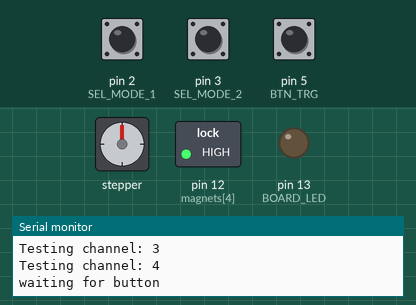
A sketch run on a simulated Arduino Nano, built with avr-gcc and run on an emulated ATmega328P. Parts: stepper motor, switched loads named in the sketch (green lamp = pin HIGH), output pins drawn as LEDs (lit = HIGH), the last lines printed to the serial monitor. Wiring (inferred from the names in the program): stepper motor (2048 steps per turn assumed): coils pin 8, pin 9, pin 10, pin 11. The inputs (shaded band) are chosen by the test bench; at power-on: pin 5 (BTN_TRG) HIGH, pin 2 (SEL_MODE_1) HIGH, pin 3 (SEL_MODE_2) HIGH. Random numbers use the default seed unless the sketch sets one; pins used as bus, display or sensor lines are not drawn.

Above: at 6.2 s.
6.3 s: pin 5 (BTN_TRG) pulled LOW for 0.15 s
At 7.0 s:
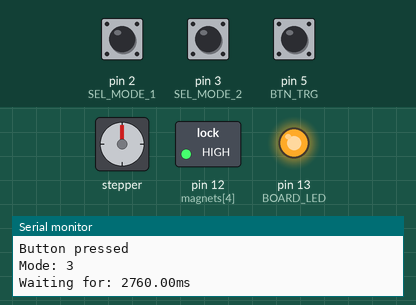
At 22.7 s:
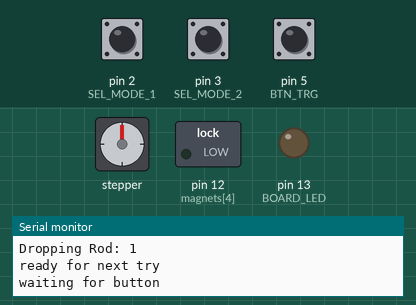
Timing chart, 0 to 23.5 s (numbered marks = the images above; inputs shaded):
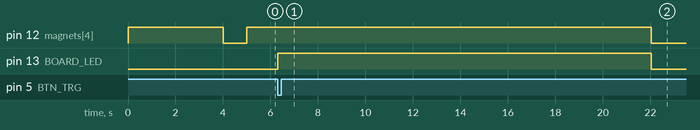

The sketch:

StrandjungsReactionGame.ino
```cpp
/**
   Strandjungs Reaction Game

   Hardware Arduino Nano

   Select Board:
      "Arduino Nano"
   Prozessor:
      "ATmega328P (Old Bootloader)"
   Port:
      the Port, which the Arduino is connected to

   Mode:
    A - Drop single wood
    B - Drop two woods at the same time
    C - Drop two woods each at their individual time
    D - Drop all rods after each other with their individual time

   If trigger button is pressed, wait 2 to 10 seconds, then release a wooden rod, which should be catched by the player.
*/

// define all buttons
#define BTN_TRG     5 // trigger button
#define BTN_RST     6 // reset button
#define SEL_MODE_1  2 // mode selection 1
#define SEL_MODE_2  3 // mode selection 2

#define BOARD_LED   13 // on board LED

#define COIL_ON   LOW
#define COIL_OFF  HIGH

enum DROP_MODE {
                    //      switch positions
  SINGLE_ROD,       // 0 => 00
  DUAL_ROD,         // 1 => 01
  DUAL_ROD_TIME,    // 2 => 10
  ALL_ROD_TIME      // 3 => 11
};

// array of the magnet outputs
int magnets[5] = {8, 9, 10, 11, 12};

void setup() {
  // put your setup code here, to run once:
  randomSeed(analogRead(A0));

  // outputs to 5 electro magnets
  for(int i=0; i<5; i++){
    pinMode( magnets[i], OUTPUT );
    digitalWrite( magnets[i], COIL_OFF);
  }

  pinMode(BOARD_LED, OUTPUT);

  // trigger button input
  pinMode( BTN_TRG, INPUT_PULLUP );

  // reset button
  pinMode( BTN_RST, INPUT_PULLUP );

  // mode selection inputs
  pinMode( SEL_MODE_1, INPUT_PULLUP );
  pinMode( SEL_MODE_2, INPUT_PULLUP );

  Serial.begin(115200);
  Serial.print("Strandjungs reaction game initialised...\n");

  for(int i=0; i<5; i++){
    Serial.print("Testing channel: ");
    Serial.print(i);
    Serial.print("\n");
    digitalWrite(BOARD_LED, COIL_ON);
    digitalWrite(magnets[i], COIL_ON);
    delay(1000);
    digitalWrite(BOARD_LED, COIL_OFF);
    digitalWrite(magnets[i], COIL_OFF);
  }

  digitalWrite(BOARD_LED, true);
}

// function to define the waiting time for the rods
void wait_rod(){
  float timewait = random(0, 400);  // wait between 0 and 800 (unit 10ms)
  timewait = (timewait*10) + 1000;
  Serial.print("Waiting for: ");
  Serial.print( timewait );
  Serial.print("ms \n");
  delay( timewait);   // unit ms
}

void loop() {
  Serial.print("waiting for button\n");
  digitalWrite(BOARD_LED, false);

  ///////////////////////////////////////////////////////
  // wait until button is pressed
  bool trigger_state = digitalRead(BTN_TRG);
  while(trigger_state == digitalRead(BTN_TRG)){
    delay(10);
  }
  // button is triggered
  // if button is pressed dice rod and wait random time
  digitalWrite(BOARD_LED, true);
  Serial.print("Button pressed\n");
  ///////////////////////////////////////////////////////
  // check mode pins
  bool sel_0 = digitalRead(SEL_MODE_1);
  bool sel_1 = digitalRead(SEL_MODE_2);

  DROP_MODE mode = sel_1 << 1 | sel_0;
  Serial.print("Mode: ");
  Serial.print(mode);
  Serial.print("\n");

  // random(start, end) - inclusive start, exclusive end
  int rod1 = random(0, 5);          // dice the rod, which should be dropped
  int rod2 = random(0, 5);
  // ensure, that both rods are different
  while(rod1 == rod2){
    rod2 = random(0, 5);
  }

  ///////////////////////////////////////////////////////
  // wait
  wait_rod();

  ///////////////////////////////////////////////////////
  // drop the rods according to the mode selection
  if(mode == SINGLE_ROD || mode == DUAL_ROD || mode == DUAL_ROD_TIME){
    Serial.print("Dropping Rod: ");
    Serial.print(rod1);
    Serial.print("\n");
    digitalWrite(magnets[rod1], COIL_OFF);
  }
  // drop two rods at the same time
  if(mode == DUAL_ROD){
    Serial.print("Dropping Rod: ");
    Serial.print(rod2);
    Serial.print("\n");
    digitalWrite(magnets[rod2], COIL_OFF);
  }

  // some additional modes, which are more or less experimental
  // drop two rods after each other
  if(mode == DUAL_ROD_TIME){
    wait_rod();
    Serial.print("Dropping Rod: ");
    Serial.print(rod2);
    Serial.print("\n");
    digitalWrite(magnets[rod2], COIL_OFF);
  }

  // drop all rods after each other
  if(mode == ALL_ROD_TIME){
    bool dropped_rods[5] = {false, false, false, false, false};
    for(int i=0; i<5; i++){
      int rod = random(0, 5);
      while( dropped_rods[rod] ){
        rod = random(0, 5);
      }
      // we have found a rod, which is not yet dropped
      // drop rod
      Serial.print("Dropping Rod: ");
      Serial.print(rod);
      Serial.print("\n");
      digitalWrite(magnets[rod], COIL_OFF);
      // mark rod as dropped
      dropped_rods[rod] = true;

      if(i < 4){
        // wait for all rods, but not for the last one
        wait_rod();
      }
    }
  }

  delay(1000);  // wait for the rod(s) to fall down

  // set all rods to be active again
  for(int i=0; i<5; i++){
    digitalWrite( magnets[i], COIL_ON);
  }
  Serial.print("ready for next try\n");
}
```

Measured:
- after the input at 6.3 s, pin 12 (magnets[4]): HIGH → LOW after 15.7 s; pin 13 (BOARD_LED): LOW → HIGH at once, → LOW 15.7 s later
